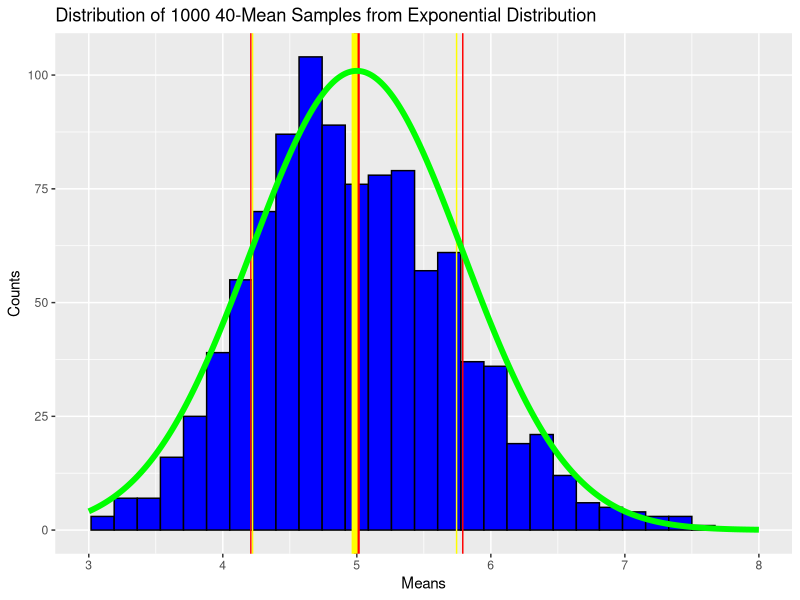
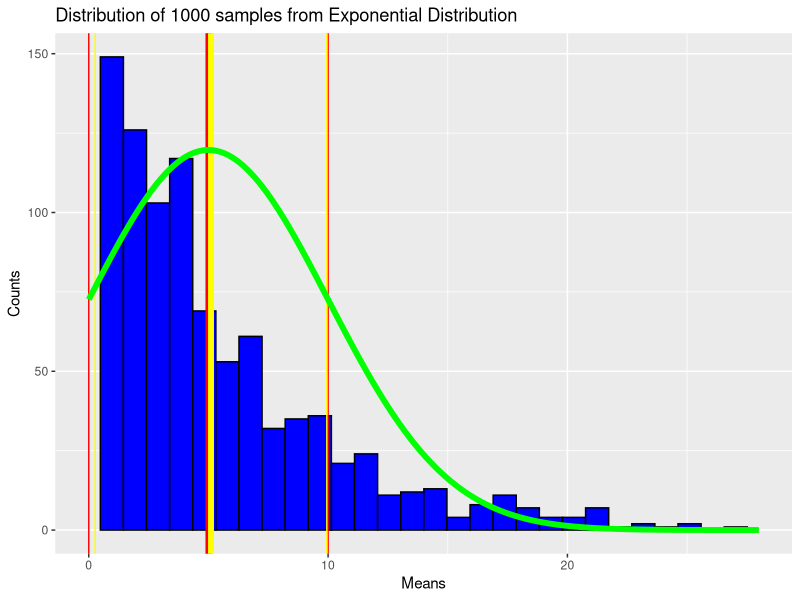
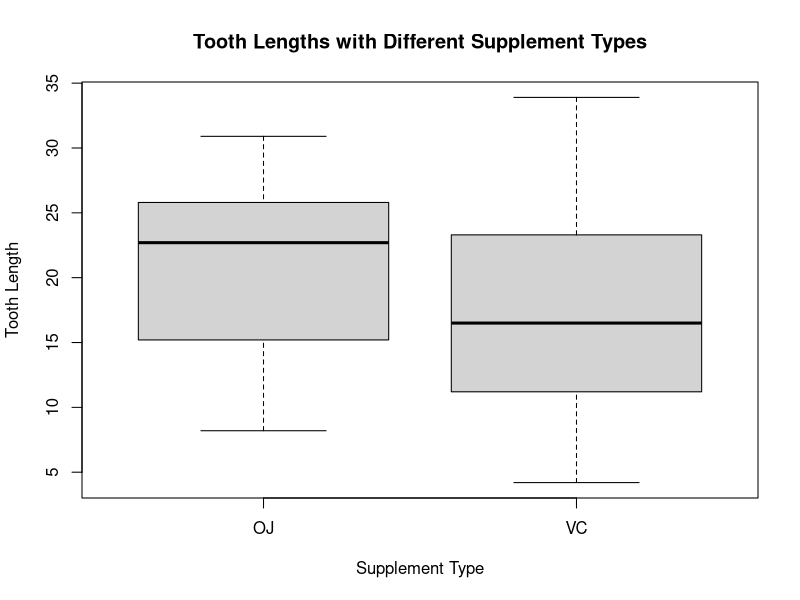
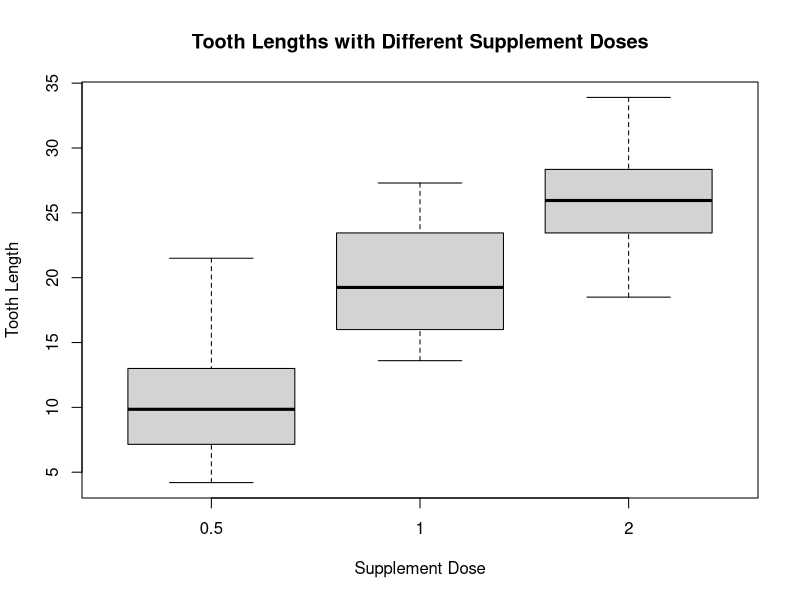

Reproduce these figures in R, in order.
## ---- chunk 1
n <- 40                 # Sample Size
times <- 1000           # Repeat Time
lambda <- 0.2           # Rate Constant

# Use set.seed() for reproducible purpose.
set.seed(7)
means <- replicate(times, mean(rexp(n, lambda)))

# Prepare numeric sequence to plot normal curve.
LIM <- c(floor(min(means)), ceiling(max(means)))
x <- seq(floor(min(means)), ceiling(max(means)), length = 1000)
nd <- dnorm(x, mean = 1/lambda, sd = 1/(lambda*sqrt(n)))

# Make plot.
library(ggplot2)
ggplot(as.data.frame(means), aes(x = means)) +
        geom_histogram(bins = 30, col = 'black', fill = 'blue') +
        lims(x = LIM) +
        # Theoretical Mean
        geom_vline(xintercept = 1/lambda, col = 'red', lwd = 2) +
        # Sample Mean
        geom_vline(xintercept = mean(means), col = 'yellow', lwd = 2) +
        # Theoretical SD
        geom_vline(xintercept = 1/lambda + c(-1, 1) * 1/(lambda*sqrt(n)), col = 'red') +
        # Sample SD
        geom_vline(xintercept = mean(means) + c(-1, 1) * sd(means), col = 'yellow') +
        # Gaussian PDF
        geom_line(aes(x = x, y = nd*times/5), col = 'green', lwd = 2) +
        labs(x = 'Means', y = 'Counts',
             title = 'Distribution of 1000 40-Mean Samples from Exponential Distribution')

svar <- round(var(means), 3)
tvar <- round(1/lambda^2/n, 3)
print(paste0('Theoretical variance: ', tvar))
print(paste0('Sample variance: ', svar))
## ---- chunk 2
times <- 1000           # Repeat Time
lambda <- 0.2           # Rate Constant

# Use set.seed() for reproducible purpose.
set.seed(7)
means2 <- replicate(times, rexp(1, lambda))

# Prepare numeric sequence to plot normal curve.
LIM2 <- c(floor(min(means2)), ceiling(max(means2)))
x2 <- seq(floor(min(means2)), ceiling(max(means2)), length = 1000)
nd2 <- dnorm(x2, mean = 1/lambda, sd = 1/lambda)

# Make plot.
library(ggplot2)
ggplot(as.data.frame(means2), aes(x = means2)) +
        geom_histogram(bins = 30, col = 'black', fill = 'blue') +
        lims(x = LIM2) +
        # Theoretical Mean
        geom_vline(xintercept = 1/lambda, col = 'red', lwd = 2) +
        # Sample Mean
        geom_vline(xintercept = mean(means2), col = 'yellow', lwd = 2) +
        # Theoretical SD
        geom_vline(xintercept = 1/lambda + c(-1, 1) * 1/(lambda), col = 'red') +
        # Sample SD
        geom_vline(xintercept = mean(means2) + c(-1, 1) * sd(means2), col = 'yellow') +
        # Gaussian PDF
        geom_line(aes(x = x2, y = nd2*times*1.5), col = 'green', lwd = 2) +
        labs(x = 'Means', y = 'Counts',
             title = 'Distribution of 1000 samples from Exponential Distribution')

svar2 <- round(var(means2), 3)
tvar2 <- round(1/lambda^2, 3)
print(paste0('Theoretical variance: ', tvar2))
print(paste0('Sample variance: ', svar2))
## ---- chunk 3
# Load dataset
library(datasets)
data(ToothGrowth)

# Look at the dataset
dim(ToothGrowth)
summary(ToothGrowth)
str(ToothGrowth)
boxplot(ToothGrowth$len ~ ToothGrowth$supp, xlab = 'Supplement Type',
        ylab = 'Tooth Length',
        main = 'Tooth Lengths with Different Supplement Types')
boxplot(ToothGrowth$len ~ ToothGrowth$dose, xlab = 'Supplement Dose',
        ylab = 'Tooth Length',
        main = 'Tooth Lengths with Different Supplement Doses')
## ---- chunk 4
# Is vitamin supplement type related to tooth growth?
ttest <- t.test(len ~ supp, data = ToothGrowth)
ttest
## ---- chunk 5
# Is vitamin supplement dose related to tooth growth?
# Here we show comparison between 0.5 and 1.
dose1 <- ToothGrowth[ToothGrowth$dose == 0.5, 1]
dose2 <- ToothGrowth[ToothGrowth$dose == 1, 1]
ttest1 <- t.test(dose1, dose2)
ttest1

# p-values for the other pairs
dose3 <- ToothGrowth[ToothGrowth$dose == 2, 1]
ttest2 <- t.test(dose1, dose3)
ttest3 <- t.test(dose2, dose3)
